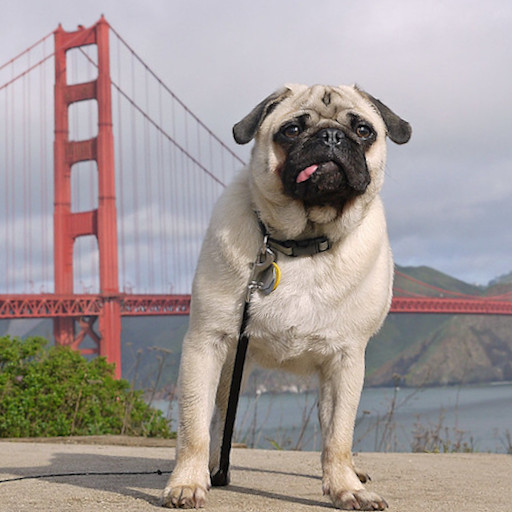
#> input picture spline_registration/databases/ca/dog_input.jpg, 512 x 512 px, found by its file name
$ python proves_optimitzador.py
#> lines starting #> are read from the running program, lines starting #| are printed output that depends on the picture
import numpy as np
from skimage.io import imread
from time import time


imatge_input=imread('/Users/mariamagdalenapolpujadas/Desktop/universitat/tfg/GITHUB/spline_registration/proves/dog_input.jpg')
#> imatge_input is the input picture: shape (512, 512, 3); mean R, G, B 162.4, 152.5, 150.5
imatge_reference= imread('/Users/mariamagdalenapolpujadas/Desktop/universitat/tfg/GITHUB/spline_registration/proves/dog_reference.jpg')
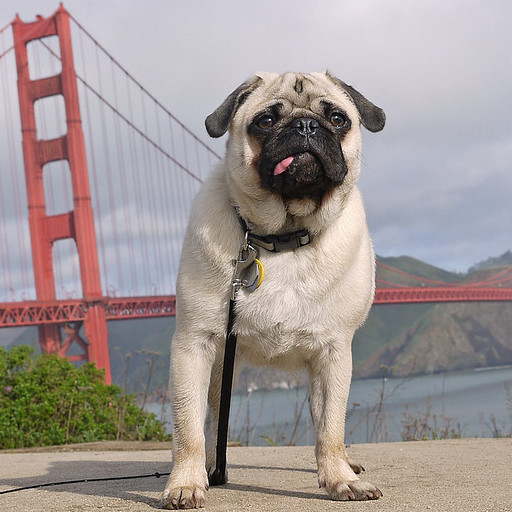
#> input picture spline_registration/databases/ca/dog_reference.jpg, 512 x 512 px, found by its file name
#> imatge_reference is the input picture: shape (512, 512, 3); mean R, G, B 161, 150.7, 148.6

nx, ny = (10,10)
delta = [int(imatge_input.shape[0]/nx),int(imatge_input.shape[1]/ny)]
#> delta = [51, 51]
malla = np.mgrid[0:nx*delta[0]:delta[0], 0:ny*delta[1]:delta[1]]

malla_x = malla[0]#inicialitzam a on van les coordenades x a la imatge_reference
malla_y = malla[1]#inicialitzam a on van les coordenades y a la imatge_reference
coordenadesx = np.arange(0,nx*delta[0],delta[0])
coordenadesy = np.arange(0,ny*delta[1],delta[1])


malla_vector = np.concatenate((malla_x.ravel(),malla_y.ravel() ), axis=0)

def colors_transform_nearest_neighbours(reference_image, Coordenades):
    '''
    si li introduim Coordenades com un array_like with shape (n,) on n= nx*ny*2.
    ara Coordenades es és una matriu de dimensió (2, nx*ny)
        Coordenades[0] conté les coordenades x,
        Coordenades[1] conté les coordenades y.
    '''
    Coordenades = Coordenades.astype('int')     # Discretitzar
    Coordenades = np.maximum(Coordenades, 0)
    Coordenades[0] = np.minimum(Coordenades[0], reference_image.shape[0] - 2)
    Coordenades[1] = np.minimum(Coordenades[1], reference_image.shape[1] - 2)
    registered_image = reference_image[Coordenades[0], Coordenades[1]]

    registered_image = registered_image.reshape(reference_image.shape,order='F')
    return registered_image


def posicio(x, y, malla_x, malla_y):
    # [4 lines of commented-out code are left out]

    s, i = np.modf(x/delta[0])
    t, j = np.modf(y/delta[0])

    i = np.minimum(np.maximum(i.astype('int'), 0), nx-2)
    j = np.minimum(np.maximum(j.astype('int'), 0), ny-2)

    # [4 lines of commented-out code are left out]
    interpolacio = np.array([
        (s-1)*(t-1)*malla_x[i, j] + s*(1-t)*malla_x[i+1, j] + (1-s)*t*malla_x[i, j+1] + s*t*malla_x[i+1, j+1],
        (s-1)*(t-1)*malla_y[i, j] + s*(1-t)*malla_y[i+1, j] + (1-s)*t*malla_y[i, j+1] + s*t*malla_y[i+1, j+1],
        ])

    return interpolacio

def funcio_min(p):
    #titer = time()
    malla_x = p[0:(nx)*(ny)].reshape(nx, ny)
    malla_y = p[(nx)*(ny):2*(nx)*(ny)].reshape(nx, ny)


    x = np.arange(imatge_input.shape[0])
#> x = 512 values from 0 to 511
    y = np.arange(imatge_input.shape[1])
#> y = 512 values from 0 to 511
    Cx, Cy = np.meshgrid(x, y)
    Cx = Cx.ravel()
    Cy = Cy.ravel()
    P = posicio(Cx, Cy,malla_x,malla_y)
    R = colors_transform_nearest_neighbours(imatge_reference, P)
#> in colors_transform_nearest_neighbours, `registered_image = registered_image.reshape(reference_image.shape,orde..`:
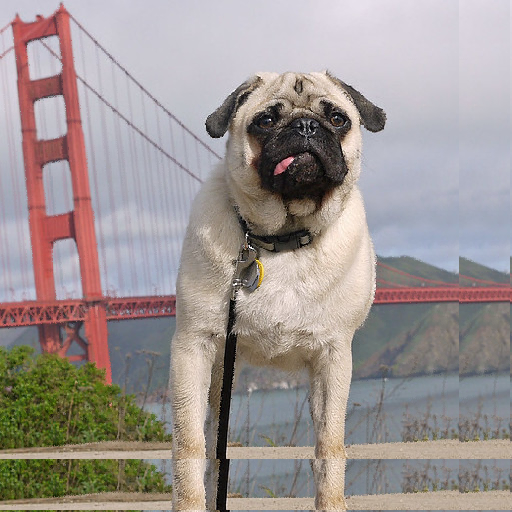
#> registered_image: shape (512, 512, 3); mean R, G, B 158.1, 149, 146.6
    # [5 lines of commented-out code are left out]

    I=imatge_input

    dif = np.sum(np.power(imatge_input - R, 2))
#> dif = 58843193

    #tfi = time()
    # print('temps',tfi-titer )

    return dif
from scipy.optimize import least_squares
topti=time()
resultat = least_squares(funcio_min, malla_vector, method='trf',verbose=2)
#|    Iteration     Total nfev        Cost      Cost reduction    Step norm     Optimality
#|        0              1         1.7313e+15                                    7.28e+34
#|        1              2         1.6684e+15      6.29e+13       3.85e+03       7.15e+34
#> (the run stopped early here; a loop or call above may not have finished)
